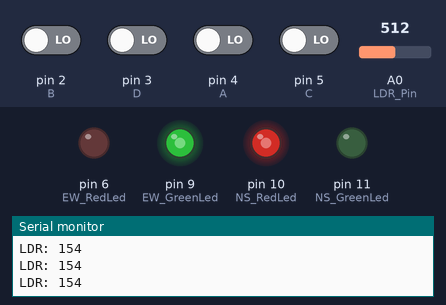
This sketch was run on a simulated Arduino Uno, built with avr-gcc and run on an emulated ATmega328P. Parts: output pins drawn as LEDs (lit = HIGH), the last lines printed to the serial monitor. The test bench sets the inputs (shaded band); at power-on: pin 2 (B), pin 3 (D), pin 4 (A), pin 5 (C) LOW, A0 (LDR_Pin) = 512.

Above: at 1.3 s.
1.4 s: A0 (LDR_Pin) set to 716
At 2.4 s:
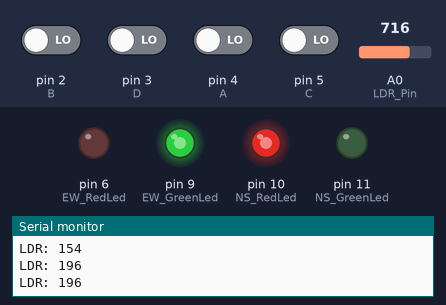
3.0 s: pin 5 (C) driven HIGH
At 3.6 s:
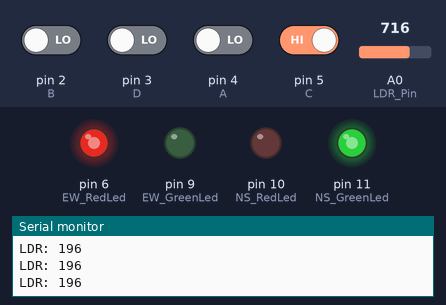
4.5 s: A0 (LDR_Pin) set to 306
At 4.8 s:
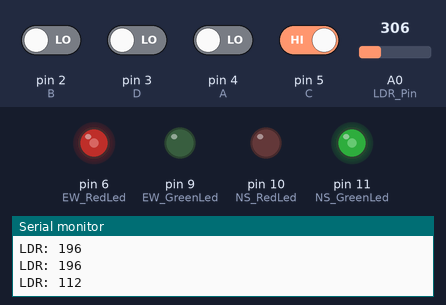
6.0 s: pin 3 (D) driven HIGH
At 7.1 s:
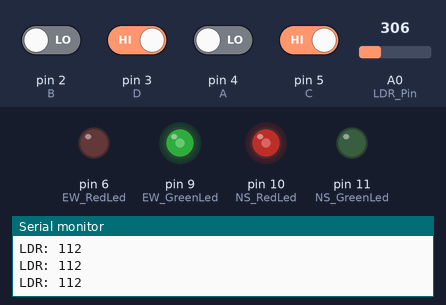
7.5 s: A0 (LDR_Pin) set to 0
At 8.4 s:
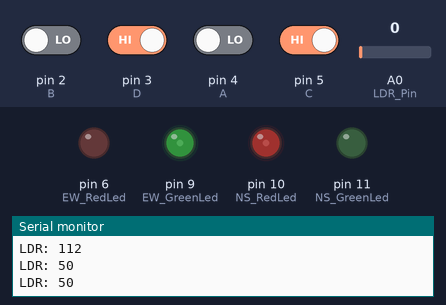
9.0 s: pin 3 (D) driven LOW
At 9.5 s:
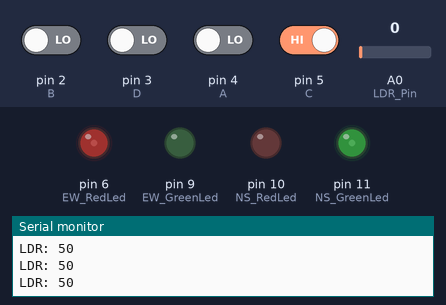
Timing chart, 0 to 11.5 s (numbered marks = the images above; inputs shaded):
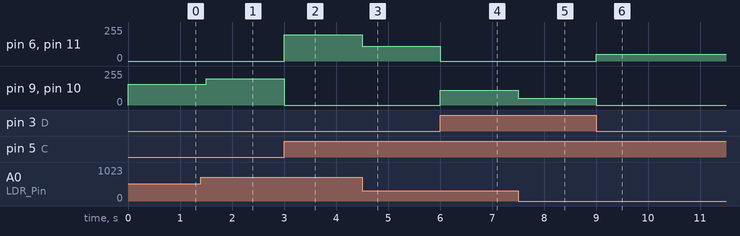

The sketch:

Arduino_Code_2.ino
```cpp
/*
 *Group 1, part C ICE project 2018
 */

// The pins that represent each individual lanes
int B = 2;
int D = 3;
int A = 4;
int C = 5;

int LDR_Pin = A0; // Assigns anolog pin A0 for the ldrPin
int LDR_Value; // declaring int for ldr values

// The pins that are connect to E-W lights
int EW_RedLed = 6;
int EW_GreenLed = 9;

// the pins that are connected to N-S lights
int NS_RedLed = 10;
int NS_GreenLed = 11;

/*
 *  Boolean values that represent when a lane is occupied,
 *  true is when the lane is occupied and false is when the lane is vacant.
 */

bool b_B;
bool b_D;
bool b_A;
bool b_C;

void setup() {
  // Sets lanes as the pin inputs.
  pinMode(B, INPUT);
  pinMode(D, INPUT);
  pinMode(A, INPUT);
  pinMode(C, INPUT);

  pinMode(LDR_Pin, INPUT);


  // Sets all E-W LEDs and N-S LEDs as the program's outputs
  pinMode(EW_RedLed, OUTPUT);
  pinMode(EW_GreenLed, OUTPUT);

  pinMode(NS_RedLed, OUTPUT);
  pinMode(NS_GreenLed, OUTPUT);

  Serial.begin(9600); // allows the LDR to communicate at 9600 bits per second for serial data transmission
}

// loop function for program

void loop() {
  LDR_Sensor();
  inputRead();
  setEW_Leds();
  setNS_Leds();
  Serial.println("LDR: " + String(LDR_Value) ); // to display ldr values in the serial monitor so you can note down limits for the mapping. (Q7)
  delay(500); // delays 500ms before program loops again.
}

 // this function controls the E-W signal.

void setEW_Leds() {
  if (((!b_A || !b_C) && (b_B || b_D)) || (b_B && b_D) || (!b_A && !b_C)) {
    analogWrite(EW_GreenLed, LDR_Value);
    digitalWrite(EW_RedLed, LOW);

  }

  else {
    analogWrite(EW_RedLed, LDR_Value);
    digitalWrite(EW_GreenLed, LOW);
  }
}

// This function controls the N-S signal.

void setNS_Leds() {
  if ((!b_B && !b_D && (b_C || b_A)) || (b_A && b_C &&(!b_B || !b_D))) {
    digitalWrite(NS_RedLed, LOW);
    analogWrite(NS_GreenLed, LDR_Value);

  }

  else {
    analogWrite(NS_RedLed, LDR_Value);
    digitalWrite(NS_GreenLed, LOW);
  }
}

  /* read function to read the input fromt the switches,
   * it then sets the boolean value true if the the input is
   * HIGH, if not the else statement sets it boolean as false
   * if the input is LOW.
   */

void inputRead() {
  if (digitalRead(B) == HIGH) {
    b_B = true;
  }

  else {
    b_B = false;
  }

  if (digitalRead(D) == HIGH) {
    b_D = true;
  }

  else {
    b_D = false;
  }

  if (digitalRead(A) == HIGH) {
    b_A = true;
  }

  else {
    b_A = false;
  }

  if (digitalRead(C) == HIGH) {
    b_C = true;
  }

  else {
    b_C = false;
  }
}

// Function to control the LEDs based on the LDR value

void LDR_Sensor () {
  LDR_Value = analogRead(LDR_Pin);
  LDR_Value = map(LDR_Value, 0, 1000, 50, 255); //maps the ldr input reading of 0 to 1000 to the analog values between 50 and 255
  LDR_Value = constrain(LDR_Value, 50, 255); // constrains (limits) analog value of LEDs to between 50 and 255
}
```

Measured:
- after the input at 1.4 s, pin 9 (EW_GreenLed), pin 10 (NS_RedLed): 154/255 → 196/255 after 0.10 s
- after the input at 3.0 s, pin 6 (EW_RedLed), pin 11 (NS_GreenLed): 0/255 → 196/255 at once; pin 9 (EW_GreenLed), pin 10 (NS_RedLed): 196/255 → 0/255 at once
- after the input at 4.5 s, pin 6 (EW_RedLed), pin 11 (NS_GreenLed): 196/255 → 112/255 at once
- after the input at 6.0 s, pin 6 (EW_RedLed), pin 11 (NS_GreenLed): 112/255 → 0/255 at once; pin 9 (EW_GreenLed), pin 10 (NS_RedLed): 0/255 → 112/255 at once
- after the input at 7.5 s, pin 9 (EW_GreenLed), pin 10 (NS_RedLed): 112/255 → 50/255 at once
- after the input at 9.0 s, pin 6 (EW_RedLed), pin 11 (NS_GreenLed): 0/255 → 50/255 at once; pin 9 (EW_GreenLed), pin 10 (NS_RedLed): 50/255 → 0/255 at once
